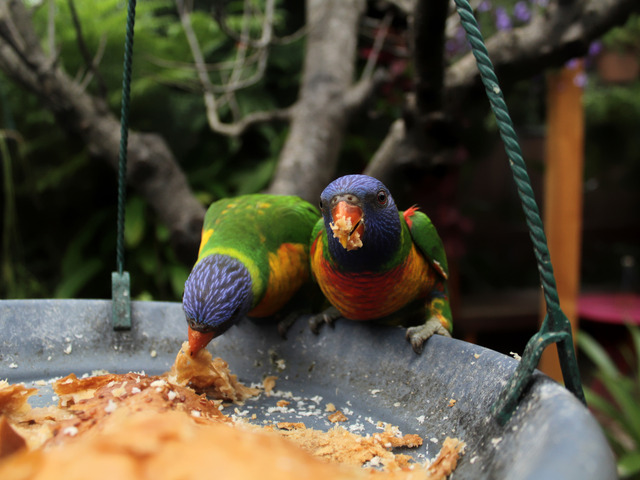
#> input picture living-frame/firmware/photo-display-64/data/parrot.jpg, 640 x 480 px, found by its file name
$ python convert_photo64.py
#> lines starting #> are read from the running program, lines starting #| are printed output that depends on the picture
#!/usr/bin/env python3
"""0227: source photograph -> 64-colour (RGB222) dithered 640x480 scanout raster.

Pipeline (same shape as the 0180 converter, minus palette selection because this
build has all 64 ladder colours to spend):

  1. portrait 480x640, scale-to-cover + centre-crop, so no letterboxing;
  2. sRGB -> linear light (2.2), because dithering in code space speckles shadows
     (the 0177 round-2 finding);
  3. Floyd-Steinberg error diffusion over the 64 RGB222 colours, either in linear
     light (0227) or in gamma/sRGB code space (0228) -- `--space`.  Linear light
     makes shadow steps perceptually even coarser than they are, which starved the
     shadows of dots on the panel; gamma space distributes dots the way the eye
     sees brightness.  Nothing else changes between the two runs.
     Distance weighted by luminance so luminance errors win over chroma errors;
  4. pack each pixel as the DAC byte the board expects: (b<<4)|(g<<2)|r with the
     2-bit fields in (MSB,LSB) order, exactly as 0226's dac() packs them;
  5. rotate the portrait canvas into the landscape raster 90 deg COUNTER-
     clockwise.  0226 used 90 deg clockwise; Stephen's monitor is pivoted the
     other way, so this build is flipped 180 deg relative to that test card
     (task 0227 amendment, 2026-11-20).  Nothing is rotated on the device.

Outputs (next to --out):
  *.bin   307,200 B raw framebuffer, ready to embed
  *-raster.png    exactly what the panel receives (640x480, as scanned out)
  *-as-seen.png   the raster rotated back, i.e. what Stephen's eye should see
"""
import argparse
import hashlib
import os
import sys

import numpy as np
from PIL import Image

# Set from --mode: the raster is what the panel scans out, the canvas is that
# transposed for portrait content (480x640 -> 640x480 and so on).
PW, PH = 480, 640          # portrait canvas (width, height)
LW, LH = 640, 480          # landscape raster (width, height)
GAMMA = np.float32(2.2)
LUM_W = np.array([0.2126, 0.7152, 0.0722], dtype=np.float32)

# The 6-bit DAC's reachable levels per channel: two pins through a 270/470/75
# ohm ladder, i.e. 0, 1/3, 2/3, 1 of full scale (0180's ladder64.h model).
LEVELS = np.array([0.0, 1.0 / 3.0, 2.0 / 3.0, 1.0], dtype=np.float32)


def cover_crop(im, w, h):
    """Scale to cover w x h, then centre-crop.  Same rule as the 0180 pipeline."""
    sw, sh = im.size
    scale = max(w / sw, h / sh)
    nw, nh = max(1, int(round(sw * scale))), max(1, int(round(sh * scale)))
    im = im.resize((nw, nh), Image.LANCZOS)
    left = (nw - w) // 2
    top = (nh - h) // 2
    return im.crop((left, top, left + w, top + h))


def to_linear(rgb_u8):
    return (rgb_u8.astype(np.float32) / 255.0) ** GAMMA


def dither_fs(lin, space="gamma"):
    """Floyd-Steinberg over the 64 RGB222 colours; returns (h,w) index arrays.

    space="linear":  diffuse error in linear light      (0227's rendering)
    space="gamma":   diffuse error in sRGB code space   (0228's test)

    The quantiser always lands on the same four DAC levels per channel; only the
    space the error is measured and carried in changes.
    """
    if space == "gamma":
        # DAC level v of full scale emits ~v^gamma; invert that to compare codes.
        work = np.clip(lin, 0.0, 1.0) ** np.float32(1.0 / GAMMA)
        cand_levels = LEVELS.astype(np.float32) ** np.float32(1.0 / GAMMA)
    else:
        work = lin.copy()
        cand_levels = LEVELS
    h, w, _ = work.shape
    out = np.zeros((h, w, 3), dtype=np.uint8)      # level indices 0..3
    # pre-compute the 64 candidate colours in whichever space is being dithered
    cand = np.stack(np.meshgrid(cand_levels, cand_levels, cand_levels, indexing="ij"),
                    axis=-1).reshape(-1, 3).astype(np.float32)
    for y in range(h):
        for x in range(w):
            px = np.clip(work[y, x], 0.0, 1.0)
            d = cand - px
            dist = (d * d) * LUM_W
            k = int(np.argmin(dist.sum(axis=1)))
            chosen = cand[k]
            out[y, x] = ((k // 16) % 4, (k // 4) % 4, k % 4)   # r,g,b index order below
            err = px - chosen
            if x + 1 < w:
                work[y, x + 1] += err * np.float32(7 / 16)
            if y + 1 < h:
                if x > 0:
                    work[y + 1, x - 1] += err * np.float32(3 / 16)
                work[y + 1, x] += err * np.float32(5 / 16)
                if x + 1 < w:
                    work[y + 1, x + 1] += err * np.float32(1 / 16)
    return out


def main():
    ap = argparse.ArgumentParser()
    ap.add_argument("--source", default="parrot.jpg")
    ap.add_argument("--out", default="photo64_640x480.bin")
    ap.add_argument("--space", choices=("linear", "gamma"), default="gamma",
                    help="dithering working space: gamma (0228, default) or linear (0227)")
    ap.add_argument("--mode", default="640x480",
                    help="scanout raster, WxH: 640x480 (default), 800x600, 1024x768")
    args = ap.parse_args()

    global PW, PH, LW, LH
    try:
        rw, rh = (int(v) for v in args.mode.lower().split("x"))
    except ValueError:
        print(f"bad --mode {args.mode!r}; expected WxH like 1024x768")
        return 2
    LW, LH = rw, rh
    PW, PH = rh, rw          # portrait canvas is the raster transposed
    print(f"mode        : {LW}x{LH} raster, {PW}x{PH} portrait canvas")

    im = Image.open(args.source).convert("RGB")
#> im is the input picture: PIL image 640x480 RGB; mean R, G, B 85.4, 78, 59.3
    src_size = im.size
#> src_size = (640, 480)
    im = cover_crop(im, PW, PH)
    lin = to_linear(np.asarray(im))
#> in to_linear, `return (rgb_u8.astype(np.float32) / 255.0) ** GAMMA`:
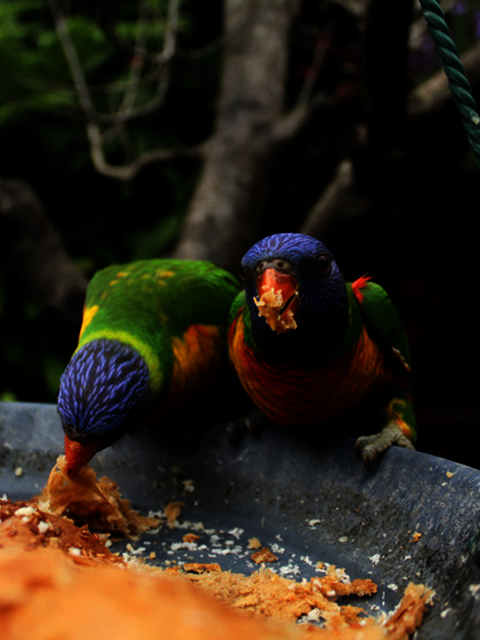
#> returned value: shape (640, 480, 3) float32; mean of channels 0, 1, 2 0.181, 0.137, 0.0856; drawn as R, G, B

    idx = dither_fs(lin, args.space)   # (640,480,3) level indices in r,g,b order
#> after the loop in dither_fs, `for y in range(h):`:
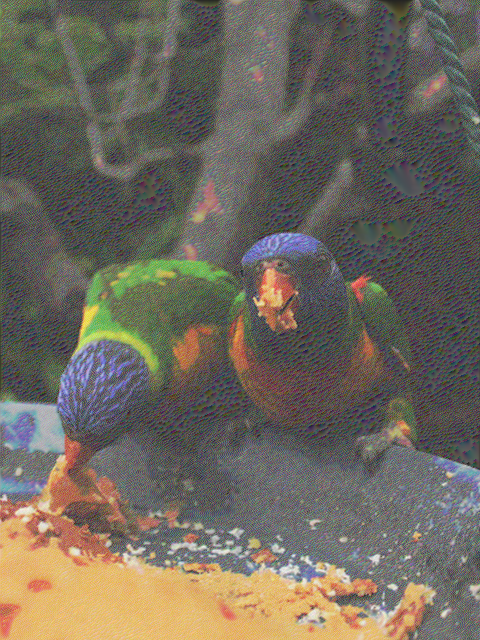
#> work: shape (640, 480, 3) float32; mean R, G, B 0.371, 0.343, 0.29; drawn with min black and max white
    # cand was built as meshgrid(idx i=r, j=g, k=b) so index k = r*16 + g*4 + b;
    # unpack to r,g,b explicitly to avoid guessing:
    r = idx[:, :, 0]; g = idx[:, :, 1]; b = idx[:, :, 2]
#> after `b = idx[:, :, 2]`:
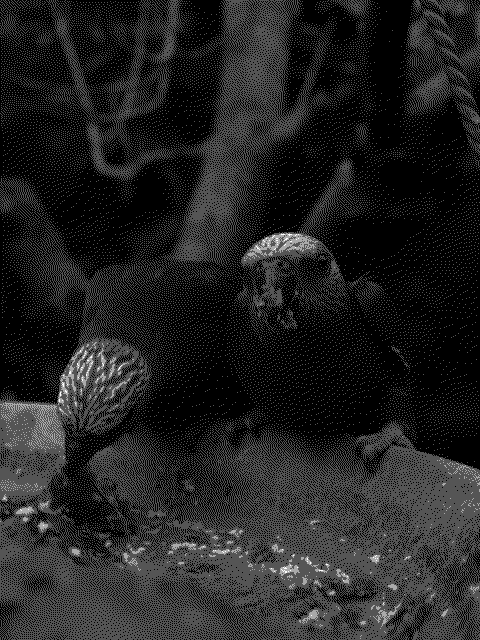
#> b: shape (640, 480); min 0, max 3, mean 0.408; drawn with min black and max white
    dac = ((b.astype(np.uint8) & 3) << 4) | ((g.astype(np.uint8) & 3) << 2) | (r.astype(np.uint8) & 3)
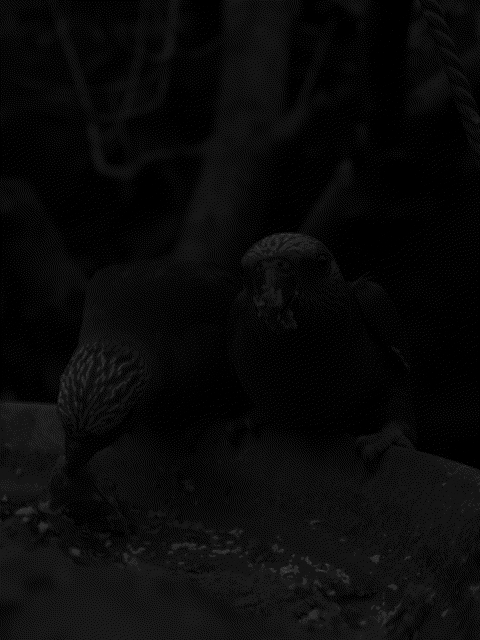
#> dac: shape (640, 480); min 0, max 63, mean 9.5

    # portrait canvas -> landscape raster, 90 deg COUNTER-clockwise:
    #   rx = cy,  ry = (LH-1) - cx
    raster = np.zeros((LH, LW), dtype=np.uint8)
    for cy in range(PH):
        row = dac[cy]                       # 480 canvas pixels
        rx = np.full(PW, cy, dtype=int)
        ry = (LH - 1) - np.arange(PW)
        raster[ry, rx] = row
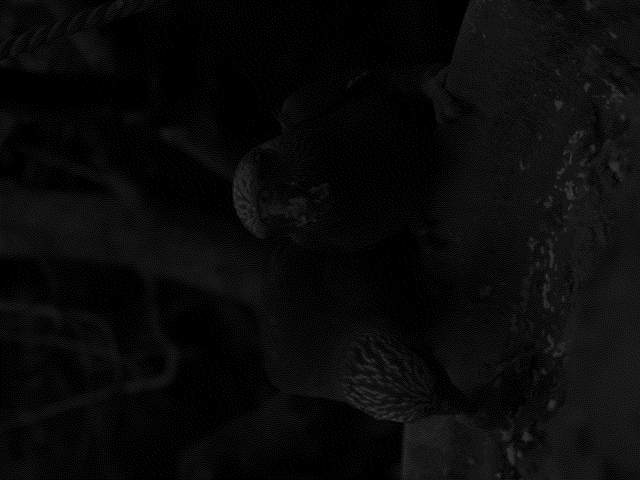
#> raster: shape (480, 640); min 0, max 63, mean 9.5

    data = raster.tobytes()
    open(args.out, "wb").write(data)
    sha = hashlib.sha256(data).hexdigest()

    # previews
    # A DAC level is v/3 of full-scale *voltage*, and the monitor applies its own
    # gamma to that voltage, so level v reaches the eye as code (v/3)^(1/2.2) --
    # [0, 155, 212, 255], not [0, 85, 170, 255].  Rendering previews with the
    # linear byte values made every preview darker and redder than the panel.
    disp = np.array([0, 255 * (1 / 3) ** (1 / GAMMA),
                     255 * (2 / 3) ** (1 / GAMMA), 255], dtype=np.uint8)
    rgb = np.zeros((LH, LW, 3), dtype=np.uint8)
    rgb[:, :, 0] = disp[raster & 3]
    rgb[:, :, 1] = disp[(raster >> 2) & 3]
    rgb[:, :, 2] = disp[(raster >> 4) & 3]
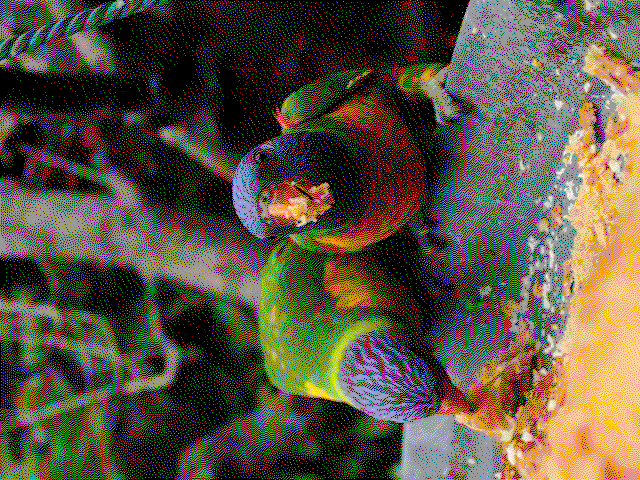
#> rgb: shape (480, 640, 3); mean of channels 0, 1, 2 88.5, 81, 61.5; drawn as R, G, B
    tag = "" if args.space == "linear" else "-gamma"
    raster_png = args.out.replace(".bin", f"{tag}-raster.png")
    seen_png = args.out.replace(".bin", f"{tag}-as-seen.png")
    Image.fromarray(rgb, "RGB").save(raster_png)
    Image.fromarray(np.rot90(rgb, k=-1), "RGB").save(seen_png)
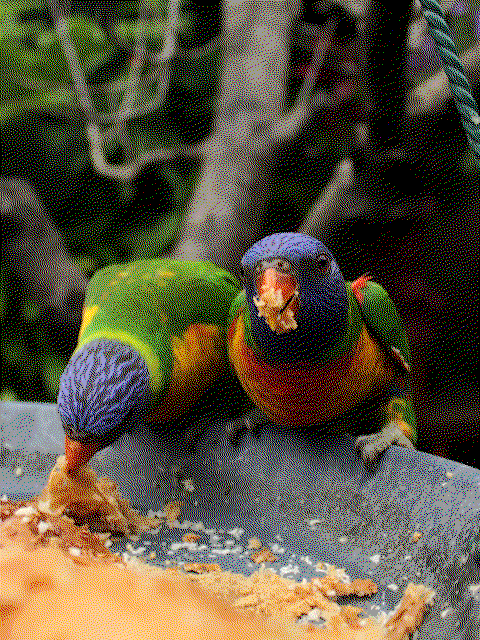
#> saved as photo64_640x480-gamma-as-seen.png: PIL image 480x640 RGB; mean R, G, B 88.5, 81, 61.5

    # A tiny header so the firmware's runtime checksum has something to compare
    # against that is not hand-typed (drift between tool output and firmware is
    # exactly the class of error this task is exposed to).
    # The data itself is emitted as a C array: PlatformIO's IDF builder mishandles
    # embedded-binary paths here (it generates the .S with a doubled build path and
    # the link fails with missing symbols), and a header has no such moving parts.
    datah = os.path.join(os.path.dirname(args.out), "photo64_data.h")
    with open(datah, "w") as f:
        f.write("/* generated by tools/convert_photo64.py -- do not edit */\n")
        f.write("#pragma once\n#include <stdint.h>\n")
        f.write(f"static const uint8_t PHOTO64_IMAGE[{len(data)}] = {{\n")
        for i in range(0, len(data), 24):
            f.write("    " + ",".join(f"0x{b:02x}" for b in data[i:i + 24]) + ",\n")
#> this loop made 12800 passes
#> i on passes 2 to 4: 24, 48, 72
        f.write("};\n")

    meta = os.path.join(os.path.dirname(args.out), "photo64_meta.h")
    with open(meta, "w") as f:
        f.write("/* generated by tools/convert_photo64.py -- do not edit */\n")
        f.write(f'#define PHOTO64_SOURCE "{os.path.basename(args.source)}"\n')
        f.write(f'#define PHOTO64_SPACE "{args.space}"\n')
        f.write(f'#define PHOTO64_MODE "{args.mode}"\n')
        f.write(f'#define PHOTO64_SRC_SIZE "{src_size[0]}x{src_size[1]}"\n')
        f.write(f'#define PHOTO64_BYTES {len(data)}\n')
        f.write(f'#define PHOTO64_SHA256 "{sha}"\n')
        f.write('#define PHOTO64_ROTATION "90deg counter-clockwise (180deg from the 0226 test card)"\n')

    hist = np.bincount(raster.ravel(), minlength=64)
#> hist = 64 values, max 93299 at index 0, min 0 at index 12, mean 4800
    print(f"source      : {args.source} {src_size[0]}x{src_size[1]} -> cover-crop {PW}x{PH} portrait")
#| source      : parrot.jpg 640x480 -> cover-crop 480x640 portrait
    print(f"colours     : 64 (RGB222), Floyd-Steinberg in {args.space} space")
    print(f"output      : {args.out}, {len(data)} B, sha256 {sha}")
#| output      : photo64_640x480.bin, 307200 B, sha256 f8dded81c2cdcdbebb704ae105fbb8715f75b1debf619ab423c7edfc00197d9c
    print(f"distinct    : {int((hist > 0).sum())} of 64 DAC bytes used; "
          f"most common 0x{int(np.argmax(hist)):02x} ({int(hist.max())} px)")
#| distinct    : 47 of 64 DAC bytes used; most common 0x00 (93299 px)
    print(f"raster      : portrait rotated 90 deg COUNTER-clockwise (180 deg from 0226's card)")
    print(f"previews    : {raster_png} , {seen_png}")


if __name__ == "__main__":
    sys.exit(main())
#> (the program exits here)
